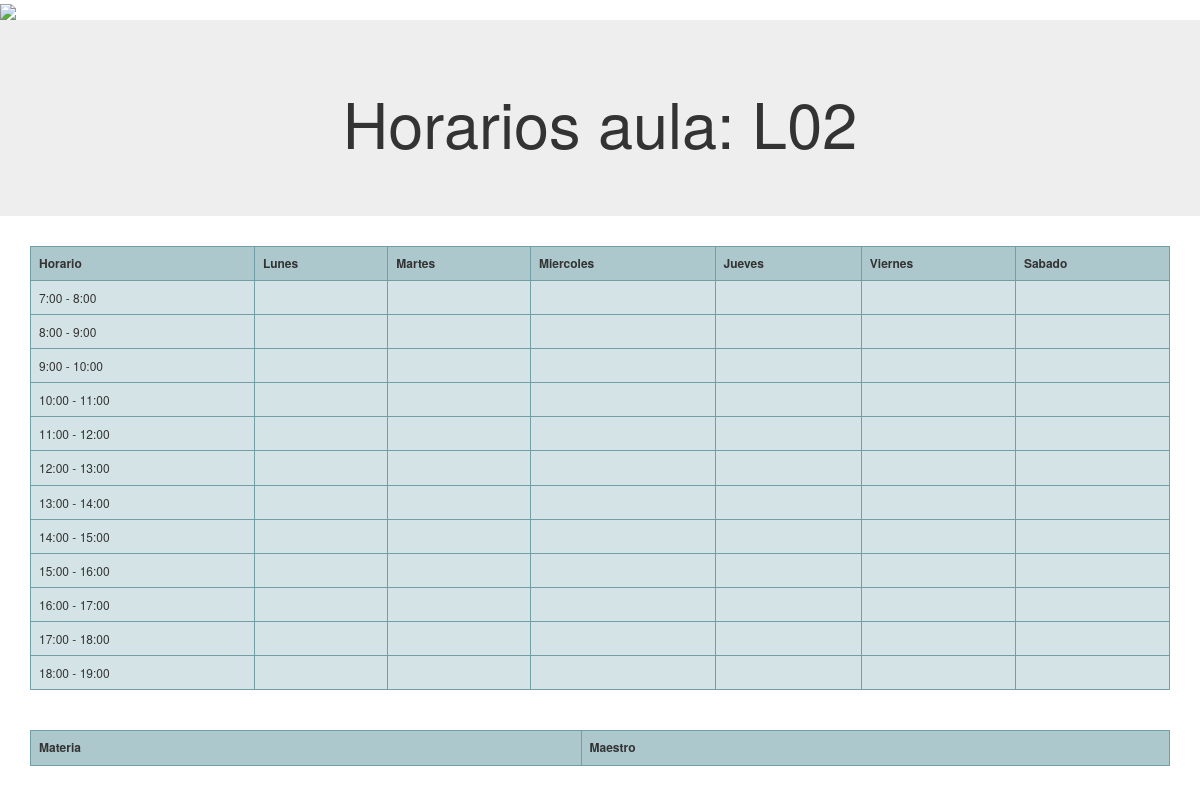
/aula/2, run on an earlier commit of the app's database.
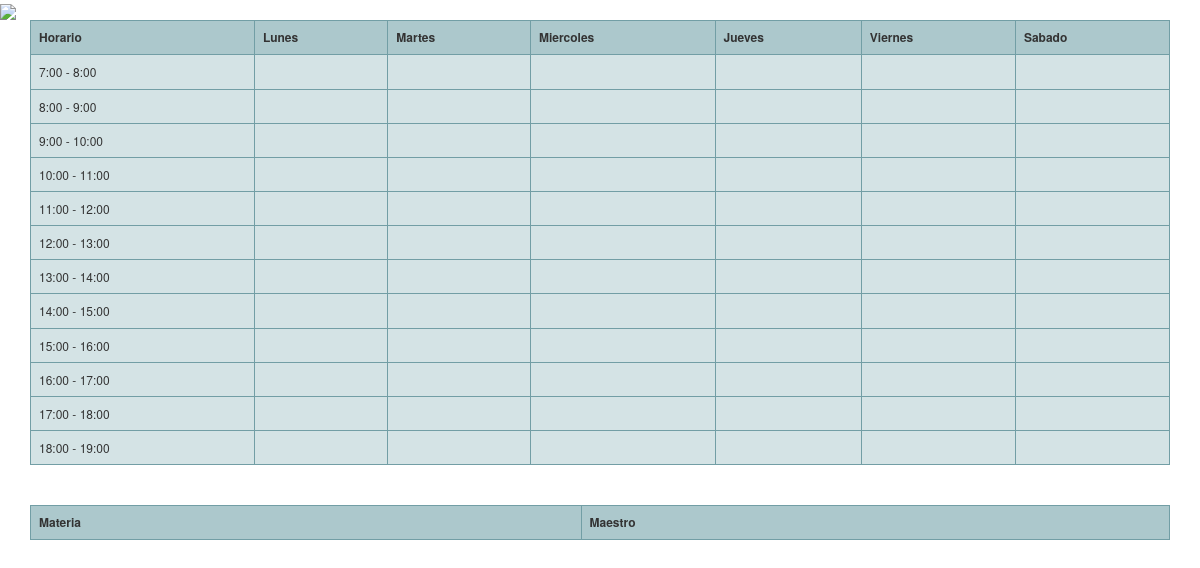
And on a later commit of the database.
### horarios/models.py (models this page shows, shortened)
class Aula(models.Model):
    nombre = models.CharField(max_length=200)

### horarios/views.py (the view)
# urls.py: path('aula/<int:id>', views.aula, name = 'aula'),
def aula(request, id):
    aulas = Aula.objects.filter(id=id)
    clases = Clase.objects.filter(aula_id=id)
    context = {
        "aulas": aulas,
        "clases": clases,
    }
    return render(request, "aula.html", context)

### horarios/templates/aula.html (shortened to what this page needs)
{% load static %}
<!DOCTYPE html>
<html lang="en">
<head>
  <link rel="stylesheet" href="https://maxcdn.bootstrapcdn.com/bootstrap/3.4.1/css/bootstrap.min.css">
</head>
<body>
  <a href="/"><img src="{% static 'logo.png' %}" width="200px" /></a>
    {% for aula in aulas %}
<div class="jumbotron text-center">
  <h1>Horarios aula: {{ aula.nombre }}
  </h1>
</div>
{% endfor %}
<div class="container">
       <table id="horarioTable" class="tftable" border="1">
            <tr><th>Horario</th><th>Lunes</th><th>Martes</th><th>Miercoles</th><th>Jueves</th><th>Viernes</th><th>Sabado</th></tr>
          </table>
<br><br>
          <table id="horarioTableData" class="tftable" border="1">
            <tr><th>Materia</th><th>Maestro</th></tr>
          </table>
</div>
</body>
</html>

### horarios/templates/aula.html (style rules this page uses)
.tftable { font-size:12px;color:#333333;width:100%;border-width: 1px;border-color: #729ea5;border-collapse: collapse; }
.tftable th { font-size:12px;background-color:#acc8cc;border-width: 1px;padding: 8px;border-style: solid;border-color: #729ea5;text-align:left; }
.tftable tr { background-color:#d4e3e5; }

What changed in the data, as far as the page shows it:
removed Aula: nombre "L02"
